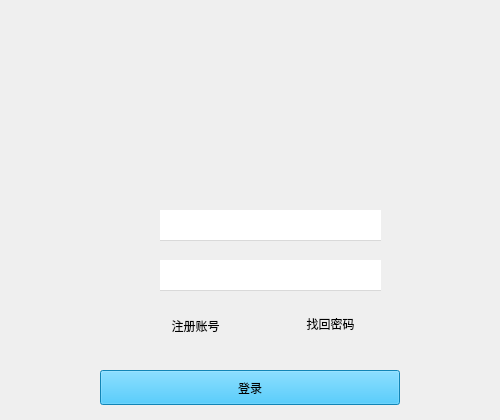
<?xml version="1.0" encoding="UTF-8"?>
<ui version="4.0">
 <class>login</class>
 <widget class="QMainWindow" name="login">
  <property name="geometry">
   <rect>
    <x>0</x>
    <y>0</y>
    <width>500</width>
    <height>420</height>
   </rect>
  </property>
  <property name="minimumSize">
   <size>
    <width>500</width>
    <height>420</height>
   </size>
  </property>
  <property name="maximumSize">
   <size>
    <width>500</width>
    <height>420</height>
   </size>
  </property>
  <property name="windowTitle">
   <string>MainWindow</string>
  </property>
  <property name="styleSheet">
   <string notr="true">background-image: url(:/images/20220808141751.jpg);</string>
  </property>
  <widget class="QWidget" name="centralwidget">
   <widget class="QPushButton" name="btton">
    <property name="geometry">
     <rect>
      <x>100</x>
      <y>370</y>
      <width>300</width>
      <height>35</height>
     </rect>
    </property>
    <property name="minimumSize">
     <size>
      <width>300</width>
      <height>35</height>
     </size>
    </property>
    <property name="maximumSize">
     <size>
      <width>300</width>
      <height>35</height>
     </size>
    </property>
    <property name="styleSheet">
     <string notr="true">background-color: rgb(24, 186, 255);</string>
    </property>
    <property name="text">
     <string>登录</string>
    </property>
   </widget>
   <widget class="QPushButton" name="pushButton">
    <property name="geometry">
     <rect>
      <x>140</x>
      <y>310</y>
      <width>111</width>
      <height>31</height>
     </rect>
    </property>
    <property name="text">
     <string>注册账号</string>
    </property>
    <property name="flat">
     <bool>true</bool>
    </property>
   </widget>
   <widget class="QLabel" name="label">
    <property name="geometry">
     <rect>
      <x>110</x>
      <y>210</y>
      <width>31</width>
      <height>31</height>
     </rect>
    </property>
    <property name="styleSheet">
     <string notr="true">background-image: url(:/images/cmanc.jpg);</string>
    </property>
    <property name="text">
     <string/>
    </property>
   </widget>
   <widget class="QLabel" name="label_2">
    <property name="geometry">
     <rect>
      <x>110</x>
      <y>260</y>
      <width>31</width>
      <height>31</height>
     </rect>
    </property>
    <property name="styleSheet">
     <string notr="true">image: url(:/images/20220808084621.png);</string>
    </property>
    <property name="text">
     <string/>
    </property>
   </widget>
   <widget class="QLineEdit" name="password">
    <property name="geometry">
     <rect>
      <x>160</x>
      <y>260</y>
      <width>221</width>
      <height>31</height>
     </rect>
    </property>
    <property name="styleSheet">
     <string notr="true">border:none;
border-bottom:1px solid rgb(217, 217, 217)</string>
    </property>
   </widget>
   <widget class="QLineEdit" name="username">
    <property name="geometry">
     <rect>
      <x>160</x>
      <y>210</y>
      <width>221</width>
      <height>31</height>
     </rect>
    </property>
    <property name="styleSheet">
     <string notr="true">border:none;
border-bottom:1px solid rgb(217, 217, 217)</string>
    </property>
   </widget>
   <widget class="QWidget" name="widget" native="true">
    <property name="geometry">
     <rect>
      <x>-10</x>
      <y>0</y>
      <width>511</width>
      <height>151</height>
     </rect>
    </property>
    <property name="styleSheet">
     <string notr="true">
border-image: url(:/images/20220809104550.png);</string>
    </property>
    <widget class="QPushButton" name="pushButton_3">
     <property name="geometry">
      <rect>
       <x>470</x>
       <y>0</y>
       <width>51</width>
       <height>31</height>
      </rect>
     </property>
     <property name="styleSheet">
      <string notr="true">image: url(:/images/closec.jpg);</string>
     </property>
     <property name="text">
      <string/>
     </property>
     <property name="flat">
      <bool>true</bool>
     </property>
    </widget>
    <widget class="QPushButton" name="pushButton_4">
     <property name="geometry">
      <rect>
       <x>450</x>
       <y>0</y>
       <width>31</width>
       <height>31</height>
      </rect>
     </property>
     <property name="styleSheet">
      <string notr="true">image: url(:/images/ZHX_.jpg);</string>
     </property>
     <property name="text">
      <string/>
     </property>
     <property name="flat">
      <bool>true</bool>
     </property>
    </widget>
   </widget>
   <widget class="QLabel" name="touxiang">
    <property name="geometry">
     <rect>
      <x>180</x>
      <y>90</y>
      <width>151</width>
      <height>101</height>
     </rect>
    </property>
    <property name="styleSheet">
     <string notr="true">image: url(:/images/20220808164925.jpg);</string>
    </property>
    <property name="text">
     <string/>
    </property>
   </widget>
   <widget class="QPushButton" name="pushButton_5">
    <property name="geometry">
     <rect>
      <x>270</x>
      <y>310</y>
      <width>121</width>
      <height>28</height>
     </rect>
    </property>
    <property name="text">
     <string>找回密码</string>
    </property>
    <property name="flat">
     <bool>true</bool>
    </property>
   </widget>
  </widget>
 </widget>
 <resources/>
 <connections/>
</ui>
